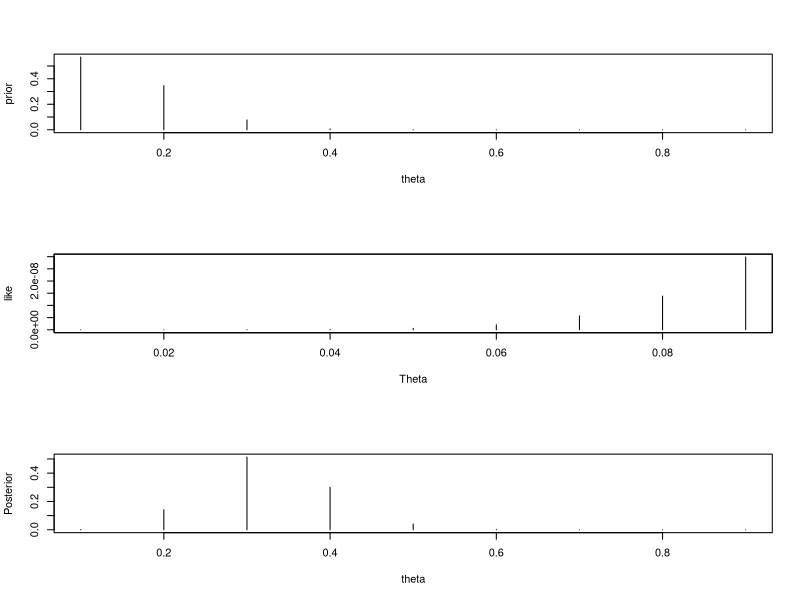

This figure's R source:
# Prior plot

par(mfrow=c(3,1))#combining plots

theta = seq(0.1,0.9,0.1)
prior1 = dnorm(theta,0.1,0.1)
prior = prior1/sum(prior1)

plot(theta,prior,
     type = "h") 




#prior2 <- beta(1,30)


#Likelihood plot
Theta = seq(0.01,0.09,0.01)
#Data|Theta = seq(0.01,0.99,0.01)
likelihood = function(n,k,Theta){return(Theta^k*(1-Theta)^(n-k))} #Theta <- Probability; k <- observed value; <-n fixed value
like <- likelihood(12,7,Theta)
plot(Theta,like,type = "h")
box()

#Posterior plot
Posterior1=like*prior
Posterior=Posterior1/sum(Posterior1)
plot(theta,Posterior,type= "h")

